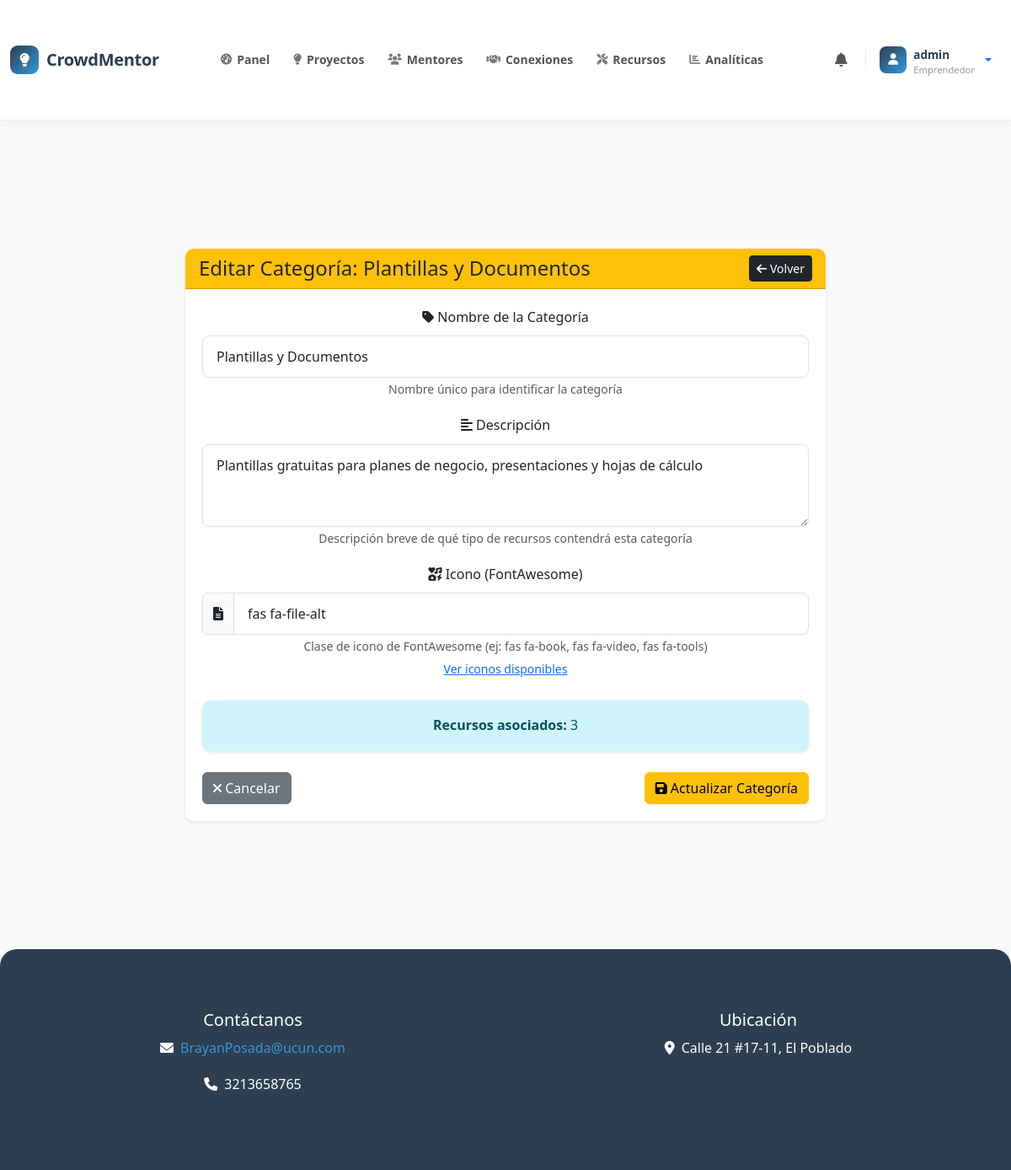
Screenshot of /manage-resources/category/1/edit/ (signed in) with the database file from the repository.
### core/models.py (models this page shows, shortened)
class ResourceCategory(models.Model):
    name = models.CharField(max_length=100, unique=True)
    description = models.TextField(blank=True)
    icon = models.CharField(max_length=50, default='fas fa-folder')  # FontAwesome icon class
    created_at = models.DateTimeField(auto_now_add=True)
    updated_at = models.DateTimeField(auto_now=True)
    class Meta:
        verbose_name_plural = "Resource Categories"
        ordering = ['name']

### core/views.py (the view)
# urls.py: path('manage-resources/category/<int:category_id>/edit/', views.edit_resource_category, name='edit_resource_category'),
@login_required
def edit_resource_category(request, category_id):
    if not request.user.is_superuser:
        messages.error(request, 'Acceso denegado.')
        return redirect('home')
    category = get_object_or_404(ResourceCategory, id=category_id)
    if request.method == 'POST':
        form = ResourceCategoryForm(request.POST, instance=category)
        if form.is_valid():
            form.save()
            messages.success(request, 'Categoría actualizada exitosamente.')
            return redirect('admin_resources')
    else:
        form = ResourceCategoryForm(instance=category)
    return render(request, 'edit_resource_category.html', {'form': form, 'category': category})

### core/forms.py
class ResourceCategoryForm(forms.ModelForm):
    class Meta:
        model = ResourceCategory
        fields = ['name', 'description', 'icon']
        widgets = {
            'name': forms.TextInput(attrs={
                'class': 'form-control',
                'placeholder': 'Nombre de la categoría'
            }),
            'description': forms.Textarea(attrs={
                'class': 'form-control',
                'rows': 3,
                'placeholder': 'Descripción de la categoría'
            }),
            'icon': forms.TextInput(attrs={
                'class': 'form-control',
                'placeholder': 'Clase de icono (ej: fas fa-book)',
                'value': 'fas fa-folder'
            })
        }

### core/templatetags/custom_filters.py (called while the page is built)
@register.filter
def has_profile(user):
    return hasattr(user, 'profile') and user.profile is not None

@register.filter
def get_user_type(user):
    if hasattr(user, 'profile') and user.profile:
        return user.profile.user_type
    return None

### core/templates/edit_resource_category.html (shortened to what this page needs)
{% extends 'base.html' %}
{% load static %}
{% block content %}
<div class="container py-5">
    <div class="row justify-content-center">
        <div class="col-md-8">
            <div class="card border-0 shadow-sm">
                <div class="card-header bg-warning text-dark">
                    <div class="d-flex justify-content-between align-items-center">
                        <h4 class="mb-0">Editar Categoría: {{ category.name }}</h4>
                        <a href="{% url 'admin_resources' %}" class="btn btn-dark btn-sm">
                            <i class="fas fa-arrow-left"></i> Volver
                        </a>
                    </div>
                </div>
                <div class="card-body">
                    <form method="post" class="needs-validation" novalidate>
                        <div class="mb-3">
                            <label for="{{ form.name.id_for_label }}" class="form-label">
                                <i class="fas fa-tag"></i> Nombre de la Categoría
                            </label>
                            {{ form.name }}
                            <small class="form-text text-muted">Nombre único para identificar la categoría</small>
                        </div>
                        <div class="mb-3">
                            <label for="{{ form.description.id_for_label }}" class="form-label">
                                <i class="fas fa-align-left"></i> Descripción
                            </label>
                            {{ form.description }}
                            <small class="form-text text-muted">Descripción breve de qué tipo de recursos contendrá esta categoría</small>
                        </div>
                        <div class="mb-4">
                            <label for="{{ form.icon.id_for_label }}" class="form-label">
                                <i class="fas fa-icons"></i> Icono (FontAwesome)
                            </label>
                            <div class="input-group">
                                <span class="input-group-text">
                                    <i id="icon-preview" class="{{ category.icon }}"></i>
                                </span>
                                {{ form.icon }}
                            </div>
                            <small class="form-text text-muted">
                                Clase de icono de FontAwesome (ej: fas fa-book, fas fa-video, fas fa-tools)
                                <br>
                                <a href="https://fontawesome.com/icons" target="_blank">Ver iconos disponibles</a>
                            </small>
                        </div>
                        <div class="alert alert-info">
                            <strong>Recursos asociados:</strong> {{ category.resources.count }}
                        </div>
                        <div class="d-flex justify-content-between">
                            <a href="{% url 'admin_resources' %}" class="btn btn-secondary">
                                <i class="fas fa-times"></i> Cancelar
                            </a>
                            <button type="submit" class="btn btn-warning">
                                <i class="fas fa-save"></i> Actualizar Categoría
                            </button>
                        </div>
                    </form>
                </div>
            </div>
        </div>
    </div>
</div>
{% endblock %}

### core/templates/base.html (shortened to what this page needs)
{% load static %}
{% load custom_filters %}
<!DOCTYPE html>
<html lang="es">
<head>
    <link href="https://cdn.jsdelivr.net/npm/bootstrap@5.3.0/dist/css/bootstrap.min.css" rel="stylesheet">
    <link rel="stylesheet" href="https://cdnjs.cloudflare.com/ajax/libs/animate.css/4.1.1/animate.min.css">
    <link rel="stylesheet" href="https://cdnjs.cloudflare.com/ajax/libs/font-awesome/6.0.0/css/all.min.css">
    <link rel="stylesheet" href="{% static 'css/styles.css' %}">
    <link rel="stylesheet" href="{% static 'css/home.css' %}">
    <link rel="stylesheet" href="{% static 'css/project_list.css' %}">
    <link rel="stylesheet" href="{% static 'css/project_detail.css' %}">
    <link rel="stylesheet" href="{% static 'css/project_create.css' %}">
    <link rel="stylesheet" href="{% static 'css/resources.css' %}">
    <link rel="stylesheet" href="{% static 'css/base.css' %}">
</head>
<body>
    <nav class="cm-navbar">
        <div class="container position-relative">
            <a class="cm-brand" href="{% url 'home' %}">
                <div class="cm-brand-icon"><i class="fas fa-lightbulb"></i></div>
                CrowdMentor
            </a>
            <div class="cm-nav-collapse" id="cmNavCollapse">
                {% if user.is_authenticated %}
                <ul class="cm-nav-links">
                    {% if user.is_staff %}
                        <li class="cm-nav-item">
                            <a href="{% url 'admin_dashboard' %}">
                                <i class="fas fa-tachometer-alt"></i>Panel
                            </a>
                        </li>
                    {% else %}
                        <li class="cm-nav-item">
                            <a href="{% url 'dashboard' %}">
                                <i class="fas fa-tachometer-alt"></i>Panel
                            </a>
                        </li>
                    {% endif %}
                    <li class="cm-nav-item">
                        <a href="{% url 'project_list' %}">
                            <i class="fas fa-lightbulb"></i>Proyectos
                        </a>
                    </li>
                    <li class="cm-nav-item">
                        <a href="{% url 'mentor_list' %}">
                            <i class="fas fa-users"></i>Mentores
                        </a>
                    </li>
                    {% if user|has_profile %}
                        {% with user_type=user|get_user_type %}
                            {% if user_type == 'mentor' or user_type == 'investor' or user_type == 'entrepreneur' %}
                                <li class="cm-nav-item">
                                    <a href="{% url 'mentor_investor_connections' %}" class="position-relative">
                                        <i class="fas fa-handshake"></i>Conexiones
                                    </a>
                                </li>
                            {% endif %}
                        {% endwith %}
                    {% endif %}
                    <li class="cm-nav-item">
                        <a href="{% url 'resources' %}">
                            <i class="fas fa-tools"></i>Recursos
                        </a>
                    </li>
                    {% if user.is_superuser %}
                        <li class="cm-nav-item">
                            <a href="{% url 'analytics_dashboard' %}">
                                <i class="fas fa-chart-bar"></i>Analíticas
                            </a>
                        </li>
                    {% endif %}
                </ul>
                <div class="cm-actions">
                    <a href="{% url 'notifications' %}" class="cm-icon-btn" title="Notificaciones">
                        <i class="fas fa-bell"></i>
                    </a>
                    <div class="dropdown">
                        <a class="cm-avatar-btn dropdown-toggle" href="#" id="userDropdown" data-bs-toggle="dropdown" aria-expanded="false" style="text-decoration:none;">
                            <div class="cm-avatar">
                                {% if user|has_profile and user.profile.profile_picture %}
                                    <img src="{{ user.profile.profile_picture.url }}" alt="avatar">
                                {% else %}
                                    <i class="fas fa-user" style="font-size:0.85rem;"></i>
                                {% endif %}
                            </div>
                            <div>
                                <div class="cm-avatar-name">
                                    {% if user.first_name %}{{ user.first_name }}{% else %}{{ user.username }}{% endif %}
                                </div>
                                {% if user|has_profile %}
                                    {% with ut=user|get_user_type %}
                                        <div class="cm-avatar-role">
                                            {% if ut == 'entrepreneur' %}Emprendedor
                                            {% elif ut == 'mentor' %}Mentor
                                            {% elif ut == 'investor' %}Inversionista
                                            {% elif ut == 'evaluator' %}Evaluador
                                            {% endif %}
                                        </div>
                                    {% endwith %}
                                {% endif %}
                            </div>
                        </a>
                    </div>
                </div>
                {% endif %}
            </div>
        </div>
    </nav>
    <div class="container py-4">
        {% block content %}
        {% endblock %}
    </div>
    <footer class="text-center">
        <div class="container">
            <div class="row">
                <div class="col-md-6">
                    <h5>Contáctanos</h5>
                    <p><i class="fas fa-envelope me-2"></i><a href="mailto:BrayanPosada@ucun.com">BrayanPosada@ucun.com</a></p>
                    <p><i class="fas fa-phone me-2"></i>3213658765</p>
                </div>
                <div class="col-md-6">
                    <h5>Ubicación</h5>
                    <p><i class="fas fa-map-marker-alt me-2"></i>Calle 21 #17-11, El Poblado</p>
                </div>
            </div>
        </div>
    </footer>
</body>
</html>

### core/static/css/styles.css (style rules this page uses)
body { font-family: 'Montserrat', Arial, sans-serif; background-color: #f9fafb; color: #2d3748; line-height: 1.7; margin: 0; padding: 0; }
.container { max-width: 1200px; margin-top: 40px; margin-bottom: 40px; }
.card { border: none; border-radius: 15px; box-shadow: 0 8px 16px rgba(0, 0, 0, 0.1); transition: transform 0.3s ease, box-shadow 0.3s ease; background-color: #ffffff; }
.card-body { padding: 20px; text-align: center; }
.alert { border-radius: 10px; font-size: 1rem; margin-bottom: 25px; }
.form-control { border-radius: 10px; font-size: 1rem; padding: 12px; }
footer { background-color: #1c7ed6; color: #fff; padding: 40px 0; text-align: center; font-size: 1rem; border-radius: 20px 20px 0 0; }
footer a { color: #ffd43b; text-decoration: none; }

### core/static/css/home.css (style rules this page uses)
.card { transition: all var(--transition-speed) ease; border-radius: var(--border-radius); overflow: hidden; }

### core/static/css/project_create.css (style rules this page uses)
.form-control { border-radius: 8px; border: 1px solid #dee2e6; padding: 0.75rem 1rem; transition: all 0.3s ease; }

### core/static/css/base.css (style rules this page uses)
:root { --primary-color: #2c3e50; --secondary-color: #3498db; --accent-color: #e74c3c; --background-color: #f8f9fa; --text-color: #2c3e50; --border-radius: 10px; --transition-speed: 0.3s; --box-shadow: 0 4px 15px rgba(0,0,0,0.1); }
body { font-family: 'Segoe UI', Tahoma, Geneva, Verdana, sans-serif; background-color: var(--background-color); color: var(--text-color); min-height: 100vh; display: flex; flex-direction: column; margin: 0; padding: 0; }
.alert { border-radius: var(--border-radius); border: none; box-shadow: 0 2px 4px rgba(0,0,0,0.1); animation: slideInDown 0.5s ease; }
footer { background-color: var(--primary-color); color: white; padding: 2rem 0; margin-top: auto; }
footer a { color: var(--secondary-color); text-decoration: none; transition: color var(--transition-speed) ease; }

### core/templates/base.html (style rules this page uses)
.cm-navbar { background: #ffffff; border-bottom: 1px solid #ebebf0; padding: 0; position: sticky; top: 0; z-index: 1050; box-shadow: 0 2px 12px rgba(44,62,80,.07); }
.cm-navbar .container { display: flex; align-items: center; height: 62px; gap: 0; }
.cm-brand { display: flex; align-items: center; gap: 9px; font-weight: 800; font-size: 1.25rem; color: #2c3e50 !important; text-decoration: none; letter-spacing: -0.3px; white-space: nowrap; flex-shrink: 0; }
.cm-brand .cm-brand-icon { width: 34px; height: 34px; background: linear-gradient(135deg, #2c3e50, #3498db); border-radius: 9px; display: flex; align-items: center; justify-content: center; color: white; font-size: 1rem; flex-shrink: 0; }
.cm-nav-links { display: flex; align-items: center; gap: 2px; margin: 0 auto; padding: 0; list-style: none; }
.cm-nav-links .cm-nav-item a { display: flex; align-items: center; gap: 6px; padding: 7px 13px; border-radius: 8px; font-size: 0.875rem; font-weight: 600; color: #555 !important; text-decoration: none; transition: background .18s, color .18s; white-space: nowrap; }
.cm-nav-links .cm-nav-item a i { font-size: 0.82rem; opacity: .8; }
.cm-actions { display: flex; align-items: center; gap: 4px; flex-shrink: 0; }
.cm-icon-btn { position: relative; width: 38px; height: 38px; border-radius: 10px; background: transparent; border: none; display: flex; align-items: center; justify-content: center; color: #555; font-size: 1.05rem; cursor: pointer; text-decoration: none; transition: background .18s, color .18s; }
.cm-avatar-btn { display: flex; align-items: center; gap: 8px; padding: 5px 10px 5px 5px; border-radius: 10px; background: transparent; border: 1px solid transparent; cursor: pointer; text-decoration: none; transition: background .18s, border-color .18s; }
.cm-avatar { width: 32px; height: 32px; border-radius: 8px; object-fit: cover; background: linear-gradient(135deg, #2c3e50, #3498db); display: flex; align-items: center; justify-content: center; color: white; font-size: 0.9rem; flex-shrink: 0; overflow: hidden; }
.cm-avatar-name { font-size: 0.84rem; font-weight: 700; color: #2c3e50; max-width: 110px; overflow: hidden; text-overflow: ellipsis; white-space: nowrap; }
.cm-avatar-role { font-size: 0.7rem; color: #999; line-height: 1; }
@media (min-width: 992px) { .cm-nav-collapse { display: flex !important; align-items: center; flex: 1; } }

### rows the page displays
ResourceCategory: name "Plantillas y Documentos", description "Plantillas gratuitas para planes de negocio, presentaciones y hojas de cálculo", icon "fas fa-file-alt", resources.count "3"

### other values shown
{{ user.username }} "admin"
